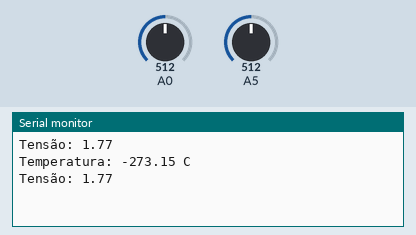
This program was run on a simulated Arduino Uno, built with avr-gcc and run on an emulated ATmega328P. Shown: the last lines printed to the serial monitor. The test bench sets the inputs (shaded band); at power-on: A5 = 512, A0 = 512.

Above: at 2.8 s.
2.9 s: A5 set to 0
At 3.8 s:
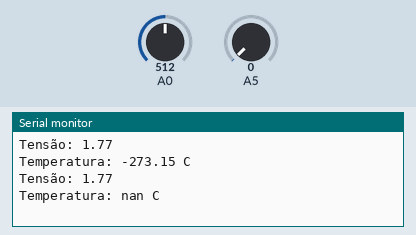
6.5 s: A0 set to 716
At 7.4 s:
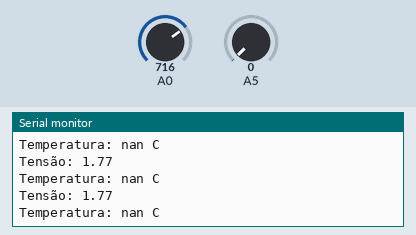
9.2 s: A5 set to 122
At 11.7 s:
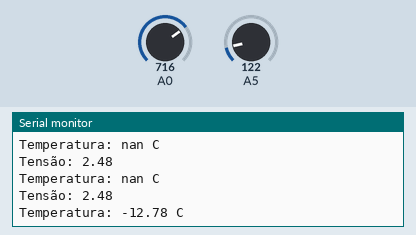
11.9 s: A0 set to 900
At 12.5 s:
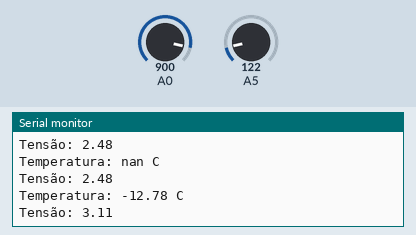
Timing chart, 0 to 14.9 s (numbered marks = the images above; inputs shaded):
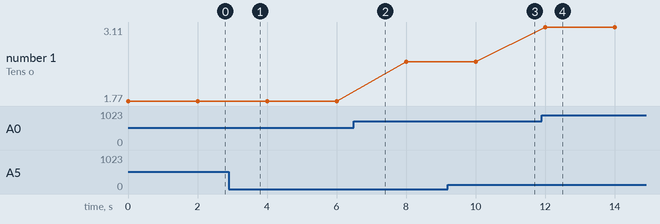

The program:

main.cpp
```cpp
#include <Arduino.h>
#include <math.h>
#define resistor 97700
#define constanteB 3950
#define logtemppadrao 11.512925465
#define temp25 0.00335401643
#define adctensao 0.00346041055
 float Termistor(int rawadc)
 {
 float temp;
 float resistance;
 resistance = resistor*((1023/rawadc)-1);
 temp=(logf(resistance)-logtemppadrao)/constanteB+temp25;
 temp=1/temp-273.15;
 return temp;
 }

float val = 0;
float temperature;
void setup()
{
  Serial.begin(9600);              //  setup serial
  pinMode(A5, INPUT);
  pinMode(8, INPUT);
}

void loop()
{

  //Tensão
  Serial.print("Tensão: ");
  val = analogRead(A0)*adctensao;
  Serial.println(val);
  delay(1000);

  //Temperatura
  temperature = Termistor(analogRead(A5));
  Serial.print("Temperatura: ");
  Serial.print(temperature);
  Serial.println(" C");
  delay(1000);

  //Serial.print("Hall: ");
  //Serial.println(analogRead(A7));
  //delay(100);

}
```

Measured:
- after the input at 2.9 s, the serial monitor: prints a new line after 0.10 s (image 1)
- after the input at 9.2 s, the serial monitor: prints a new line after 1.8 s (image 3)
- after the input at 11.9 s, the serial monitor: prints a new line after 0.11 s (image 4)
- plotted number 1: 1.77 → 2.48 after the input at 6.5 s, 2.48 → 3.11 after the input at 11.9 s
